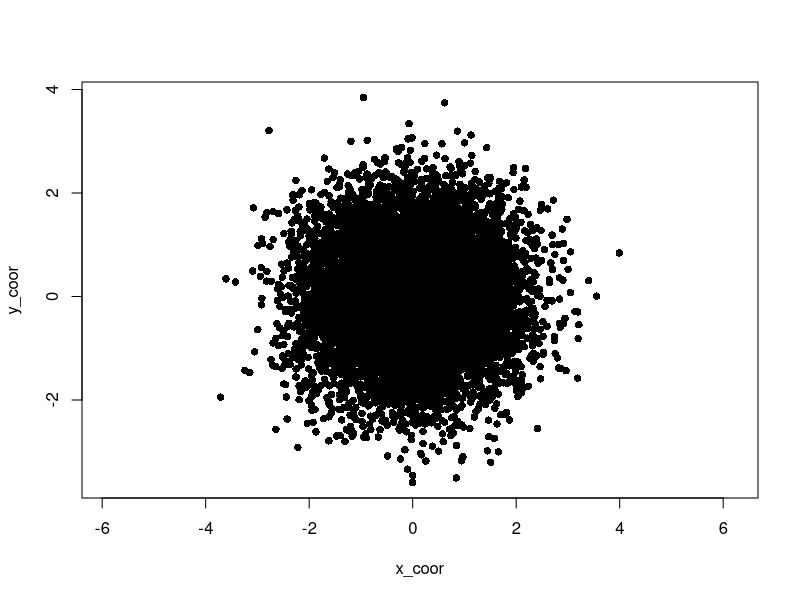

Here is the R script that generated this plot:
N = 10000
i = 0

x_coor = c()
y_coor = c()

while (i < N) {
  U = runif(1)
  V = runif(1)

  X = sqrt(-2 * log(U)) * cos(2 * pi * V)
  Y = sqrt(-2 * log(U)) * sin(2 * pi * V)
  
  x_coor = c(X, x_coor)
  y_coor = c(Y, y_coor)
  
  i = i + 1
}

plot(x_coor, y_coor, asp=1, pch=16)